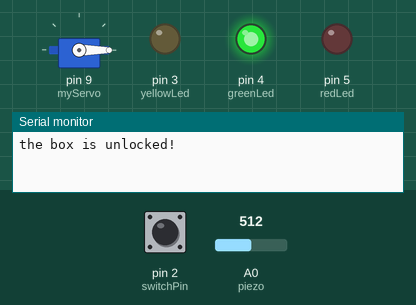
Recording of a sketch running on a simulated Arduino Uno, built with avr-gcc and run on an emulated ATmega328P. Parts: servo, output pins drawn as LEDs (lit = HIGH), the last lines printed to the serial monitor. The inputs (shaded band) are chosen by the test bench; at power-on: pin 2 (switchPin) LOW, A0 (piezo) = 512.

Above: at 1.2 s.
1.3 s: pin 2 (switchPin) pulled HIGH for 0.15 s
At 1.7 s:
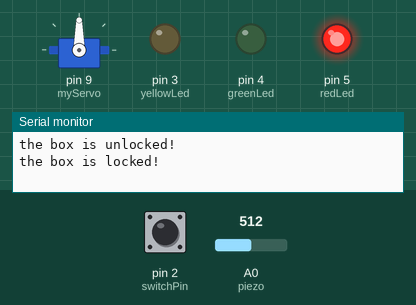
3.9 s: pin 2 (switchPin) pulled HIGH for 1 s
At 5.2 s:
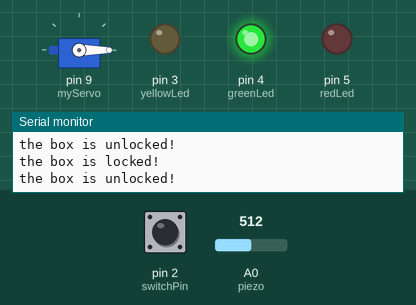
6.4 s: pin 2 (switchPin) pulled HIGH for 3.2 s
At 6.8 s:
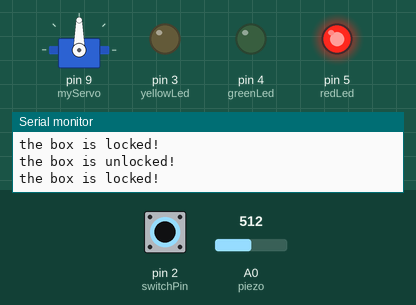
Timing chart, 0 to 12.0 s (numbered marks = the images above; inputs shaded):
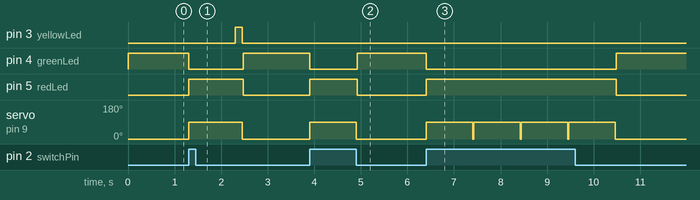

Measured:
- after the input at 1.3 s, pin 3 (yellowLed): LOW → HIGH after 1.0 s, → LOW 0.15 s later; pin 4 (greenLed): HIGH → LOW at once, → HIGH 1.2 s later; pin 5 (redLed): LOW → HIGH at once, → LOW 1.2 s later; servo on pin 9 (myServo): 0° → 90° at once, → 0° 1.2 s later
- after the input at 3.9 s, pin 4 (greenLed): HIGH → LOW at once, → HIGH 1.0 s later; pin 5 (redLed): LOW → HIGH at once, → LOW 1.0 s later; servo on pin 9 (myServo): 0° → 90° at once, → 0° 1.0 s later
- after the input at 6.4 s, pin 4 (greenLed): HIGH → LOW at once, → HIGH 4.1 s later; pin 5 (redLed): LOW → HIGH at once, → LOW 4.1 s later; servo on pin 9 (myServo): 0° → 90° at once, → 0° 4.1 s later

The sketch:

project12.ino
```cpp
#include <Servo.h>
Servo myServo;

const int piezo = A0;
const int switchPin = 2;
const int yellowLed = 3;
const int greenLed = 4;
const int redLed = 5;
const int quietKnock = 100;
const int loudKnock = 1000;

int knockVal;
int switchVal;
boolean locked = false;
int numberOfKnocks = 0;

void setup(){
    myServo.attach(9);
    pinMode(yellowLed, OUTPUT);
    pinMode(redLed, OUTPUT);
    pinMode(greenLed, OUTPUT);
    pinMode(switchPin, INPUT);
    Serial.begin(9600);
    digitalWrite(greenLed, HIGH);
    myServo.write(0);
    Serial.println("the box is unlocked!");
}

void loop(){
    if(locked == false){
        switchVal = digitalRead(switchPin);

        if(switchVal == HIGH){
            locked = true;
            digitalWrite(greenLed, LOW);
            digitalWrite(redLed, HIGH);
            myServo.write(90);
            Serial.println("the box is locked!");
            delay (1000);
        }
    }

    if(locked == true){
        knockVal = analogRead(piezo);

        if(numberOfKnocks < 3 && knockVal > 0){
            if(checkForKnock(knockVal) == true){
                numberOfKnocks++;
            }

            Serial.print(3 - numberOfKnocks);
            Serial.println(" more knocks to go");
        }

        if(numberOfKnocks >= 3){
            locked = false;
            myServo.write(0);
            delay(20);
            digitalWrite(greenLed, HIGH);
            digitalWrite(redLed, LOW);
            Serial.println("the box is unlocked!");
        }
    }
}

boolean checkForKnock(int value){
    if(value > quietKnock && value < loudKnock){
        digitalWrite(yellowLed, HIGH);
        delay(50);
        digitalWrite(yellowLed, LOW);
        Serial.print("Valid knock of value ");
        Serial.println(value);
        return true;
    }

    else {
        Serial.print("Bad knock value ");
        Serial.println(value);
        return false;
    }
}
```
